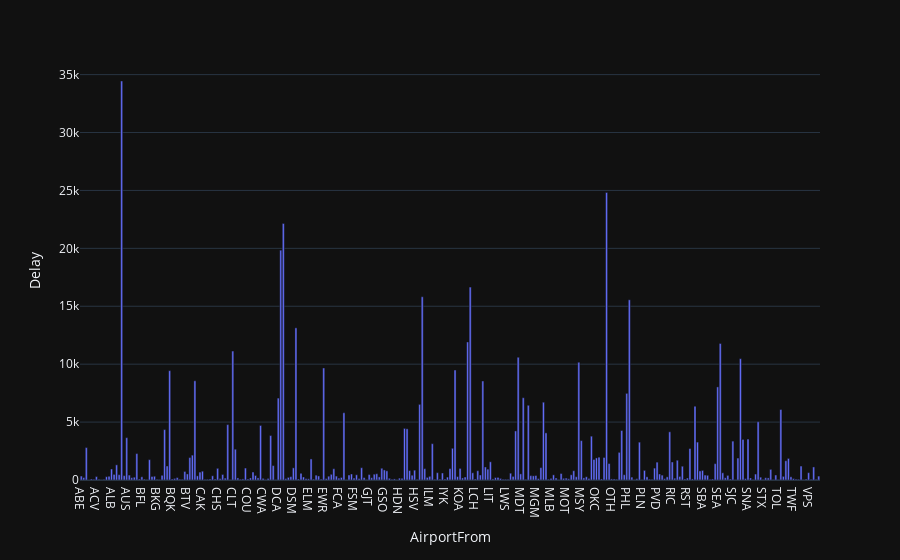
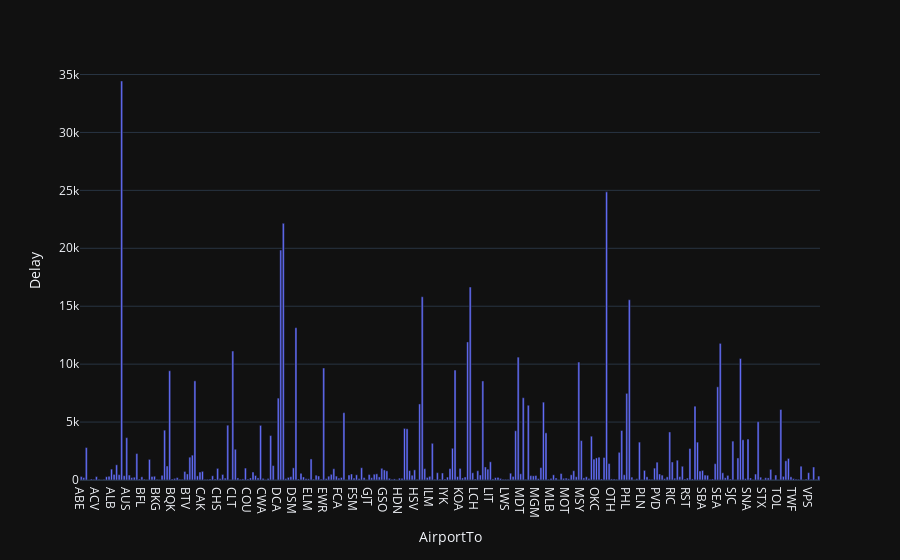

Notebook code cell kept with these figures, in order:
### Code cell
#Create plot grouped by airline to count 
initial_df = data[['AirportFrom','Delay']].groupby('AirportFrom').agg('count').reset_index()
fig = px.bar(initial_df, x='AirportFrom', y='Delay',template = 'plotly_dark')
fig.show()

initial_df = data[['AirportTo','Delay']].groupby('AirportTo').agg('count').reset_index()
fig = px.bar(initial_df, x='AirportTo', y='Delay',template = 'plotly_dark')
fig.show()

### Figure 1 — Plotly figure (JSON) as saved in the notebook; plotly's stock layout.template omitted (floating-point values rounded to 4 significant figures; data arrays with more than 128 entries replaced by an {"elided": "..."} marker saying what was removed)
{"data": [{"alignmentgroup": "True", "hovertemplate": "AirportFrom=%{x}<br>Delay=%{y}<extra></extra>", "legendgroup": "", "marker": {"color": "#636efa", "pattern": {"shape": ""}}, "name": "", "offsetgroup": "", "orientation": "v", "showlegend": false, "textposition": "auto", "type": "bar", "x": {"elided": "293 str values"}, "xaxis": "x", "y": {"elided": "293 int values"}, "yaxis": "y"}], "layout": {"barmode": "relative", "legend": {"tracegroupgap": 0}, "margin": {"t": 60}, "xaxis": {"anchor": "y", "domain": [0, 1], "title": {"text": "AirportFrom"}}, "yaxis": {"anchor": "x", "domain": [0, 1], "title": {"text": "Delay"}}}}

### Figure 2 — Plotly figure (JSON) as saved in the notebook; plotly's stock layout.template omitted (floating-point values rounded to 4 significant figures; data arrays with more than 128 entries replaced by an {"elided": "..."} marker saying what was removed)
{"data": [{"alignmentgroup": "True", "hovertemplate": "AirportTo=%{x}<br>Delay=%{y}<extra></extra>", "legendgroup": "", "marker": {"color": "#636efa", "pattern": {"shape": ""}}, "name": "", "offsetgroup": "", "orientation": "v", "showlegend": false, "textposition": "auto", "type": "bar", "x": {"elided": "293 str values"}, "xaxis": "x", "y": {"elided": "293 int values"}, "yaxis": "y"}], "layout": {"barmode": "relative", "legend": {"tracegroupgap": 0}, "margin": {"t": 60}, "xaxis": {"anchor": "y", "domain": [0, 1], "title": {"text": "AirportTo"}}, "yaxis": {"anchor": "x", "domain": [0, 1], "title": {"text": "Delay"}}}}
